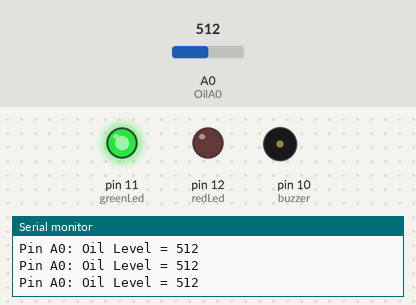
A sketch run on a simulated Arduino Uno, built with avr-gcc and run on an emulated ATmega328P. On the bench: output pins drawn as LEDs (lit = HIGH), buzzer (waves = sounding, pin HIGH), the last lines printed to the serial monitor. Inputs (shaded band) come from the test bench; at power-on: A0 (OilA0) = 512.

Above: at 1.2 s.
1.3 s: A0 (OilA0) set to 585
2.9 s: A0 (OilA0) set to 607
At 3.6 s:
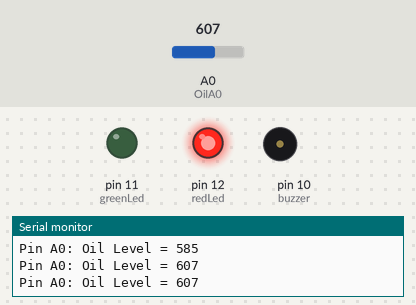
4.7 s: A0 (OilA0) set to 590
At 6.2 s:
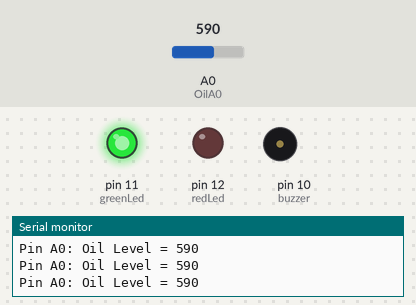
6.5 s: A0 (OilA0) set to 610
At 7.7 s:
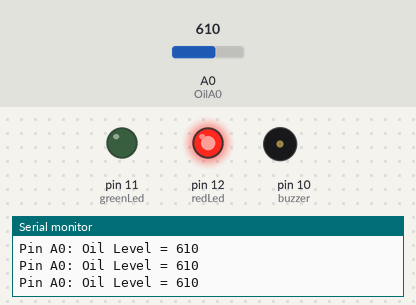
Timing chart, 0 to 9.3 s (numbered marks = the images above; inputs shaded):
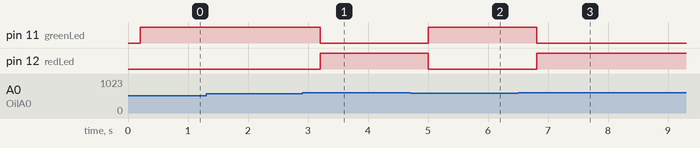

Measured:
- the behaviour switches between 599 and 600 on A0 (OilA0) (found by bisection; images 0 and 1)
- after the input at 2.9 s, pin 11 (greenLed): HIGH → LOW after 0.31 s; pin 12 (redLed): LOW → HIGH after 0.31 s
- after the input at 4.7 s, pin 11 (greenLed): LOW → HIGH after 0.31 s; pin 12 (redLed): HIGH → LOW after 0.31 s
- after the input at 6.5 s, pin 11 (greenLed): HIGH → LOW after 0.31 s; pin 12 (redLed): LOW → HIGH after 0.31 s

The sketch:

Oil_detect.ino
```cpp
/*******
*******/

int redLed = 12;
int greenLed = 11;
int buzzer = 10;
int OilA0 = A0;
// Your threshold value
int sensorThres1 = 600;
int sensorThres2 = 800;

void setup() {
  pinMode(redLed, OUTPUT);
  pinMode(greenLed, OUTPUT);
  pinMode(buzzer, OUTPUT);
  pinMode(OilA0, INPUT);
  Serial.begin(9600);
}

void loop() {
  int analogSensor = analogRead(OilA0);

  Serial.print("Pin A0: ");
  Serial.print("Oil Level = ");
  Serial.println(analogSensor);
  delay(200);
  // Checks if it has reached the threshold value
  if (analogSensor >=sensorThres1 && analogSensor <=sensorThres2)
  {
    digitalWrite(redLed, HIGH);
    digitalWrite(greenLed, LOW);

  }
  else
  {
    digitalWrite(redLed, LOW);
    digitalWrite(greenLed, HIGH);

  }
  delay(100);
}
```
